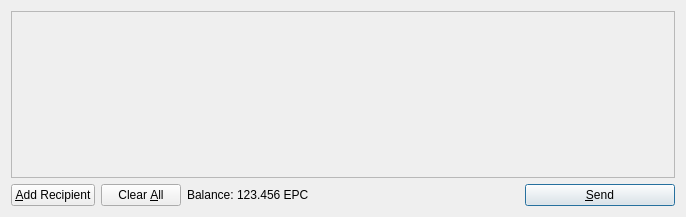
<?xml version="1.0" encoding="UTF-8"?>
<ui version="4.0">
 <class>SendCoinsDialog</class>
 <widget class="QDialog" name="SendCoinsDialog">
  <property name="geometry">
   <rect>
    <x>0</x>
    <y>0</y>
    <width>686</width>
    <height>217</height>
   </rect>
  </property>
  <property name="windowTitle">
   <string>Send Coins</string>
  </property>
  <layout class="QVBoxLayout" name="verticalLayout">
   <item>
    <widget class="QScrollArea" name="scrollArea">
     <property name="widgetResizable">
      <bool>true</bool>
     </property>
     <widget class="QWidget" name="scrollAreaWidgetContents">
      <property name="geometry">
       <rect>
        <x>0</x>
        <y>0</y>
        <width>666</width>
        <height>165</height>
       </rect>
      </property>
      <layout class="QVBoxLayout" name="verticalLayout_2">
       <property name="margin">
        <number>0</number>
       </property>
       <item>
        <layout class="QVBoxLayout" name="entries">
         <property name="spacing">
          <number>6</number>
         </property>
        </layout>
       </item>
       <item>
        <spacer name="verticalSpacer">
         <property name="orientation">
          <enum>Qt::Vertical</enum>
         </property>
         <property name="sizeHint" stdset="0">
          <size>
           <width>20</width>
           <height>40</height>
          </size>
         </property>
        </spacer>
       </item>
      </layout>
     </widget>
    </widget>
   </item>
   <item>
    <layout class="QHBoxLayout" name="horizontalLayout">
     <item>
      <widget class="QPushButton" name="addButton">
       <property name="toolTip">
        <string>Send to multiple recipients at once</string>
       </property>
       <property name="text">
        <string>&amp;Add Recipient</string>
       </property>
       <property name="icon">
        <iconset resource="../bitcoin.qrc">
         <normaloff>:/icons/add</normaloff>:/icons/add</iconset>
       </property>
       <property name="autoDefault">
        <bool>false</bool>
       </property>
      </widget>
     </item>
     <item>
      <widget class="QPushButton" name="clearButton">
       <property name="sizePolicy">
        <sizepolicy hsizetype="Minimum" vsizetype="Fixed">
         <horstretch>0</horstretch>
         <verstretch>0</verstretch>
        </sizepolicy>
       </property>
       <property name="toolTip">
        <string>Remove all transaction fields</string>
       </property>
       <property name="text">
        <string>Clear &amp;All</string>
       </property>
       <property name="icon">
        <iconset resource="../bitcoin.qrc">
         <normaloff>:/icons/remove</normaloff>:/icons/remove</iconset>
       </property>
       <property name="autoRepeatDelay">
        <number>300</number>
       </property>
       <property name="autoDefault">
        <bool>false</bool>
       </property>
      </widget>
     </item>
     <item>
      <layout class="QHBoxLayout" name="horizontalLayout_2">
       <property name="spacing">
        <number>3</number>
       </property>
       <item>
        <widget class="QLabel" name="label">
         <property name="text">
          <string>Balance:</string>
         </property>
        </widget>
       </item>
       <item>
        <widget class="QLabel" name="labelBalance">
         <property name="cursor">
          <cursorShape>IBeamCursor</cursorShape>
         </property>
         <property name="text">
          <string>123.456 EPC</string>
         </property>
         <property name="textInteractionFlags">
          <set>Qt::LinksAccessibleByMouse|Qt::TextSelectableByKeyboard|Qt::TextSelectableByMouse</set>
         </property>
        </widget>
       </item>
      </layout>
     </item>
     <item>
      <spacer name="horizontalSpacer">
       <property name="orientation">
        <enum>Qt::Horizontal</enum>
       </property>
       <property name="sizeHint" stdset="0">
        <size>
         <width>40</width>
         <height>20</height>
        </size>
       </property>
      </spacer>
     </item>
     <item>
      <widget class="QPushButton" name="sendButton">
       <property name="minimumSize">
        <size>
         <width>150</width>
         <height>0</height>
        </size>
       </property>
       <property name="toolTip">
        <string>Confirm the send action</string>
       </property>
       <property name="text">
        <string>&amp;Send</string>
       </property>
       <property name="icon">
        <iconset resource="../bitcoin.qrc">
         <normaloff>:/icons/send</normaloff>:/icons/send</iconset>
       </property>
       <property name="default">
        <bool>true</bool>
       </property>
      </widget>
     </item>
    </layout>
   </item>
  </layout>
 </widget>
 <resources>
  <include location="../bitcoin.qrc"/>
 </resources>
 <connections/>
</ui>
